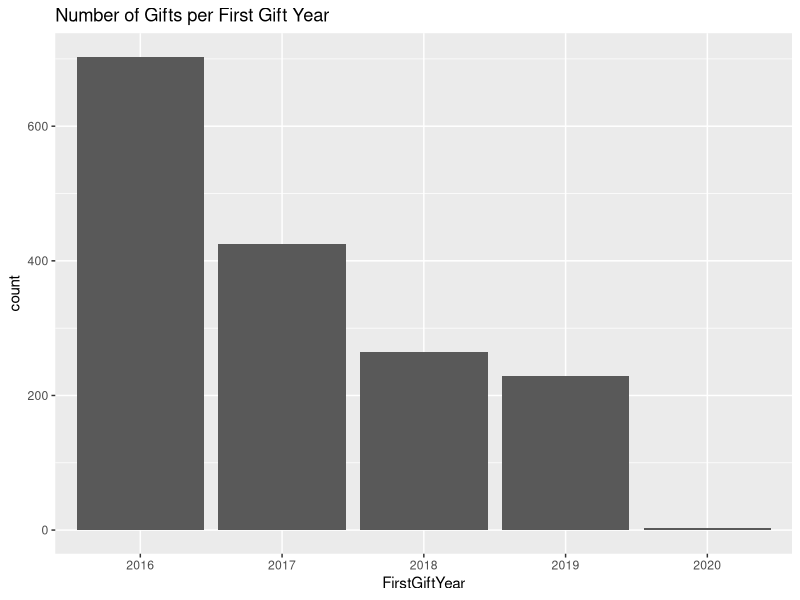
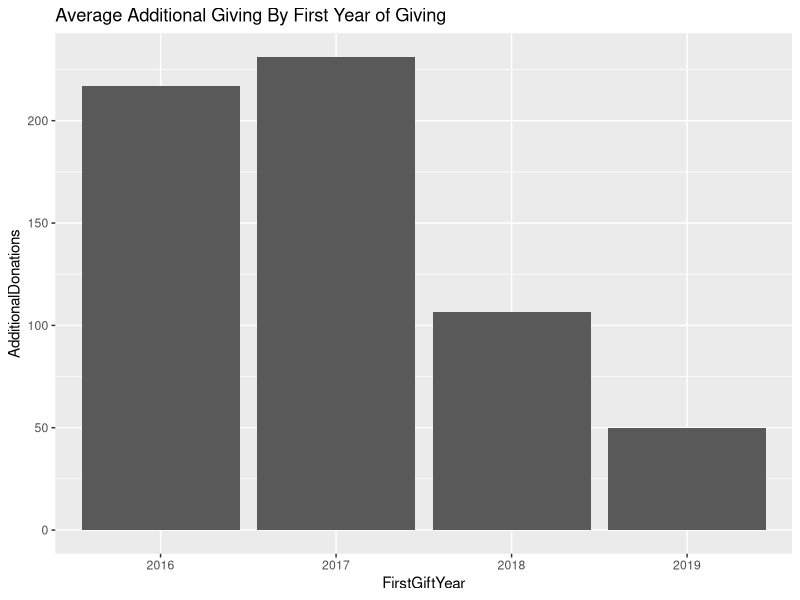

Write the R code that produced these figures, in order.
## ---- chunk 1
knitr::opts_chunk$set(echo = TRUE)
## ---- chunk 2
# load packages
library(tidyverse)
library(ggplot2)
library(stringi)
## ---- chunk 3
# Part 1: Read data into data frame
df <- read_csv("Lifetime_Giving_First_Gift_Giving_Card_Anon.csv", col_names = TRUE)
## ---- chunk 4
names(df)[names(df)=="2016GCGiving"] <- "GCGiving2016"

names(df)[names(df)=="2017GCGiving"] <- "GCGiving2017"

names(df)[names(df)=="2018GCGiving"] <- "GCGiving2018"

names(df)[names(df)=="2019GCGiving"] <- "GCGiving2019"

names(df)[names(df)=="2020GCGiving"] <- "GCGiving2020"

# print the new names
names(df)
## ---- chunk 5
# do a basic analysis of the data 
df %>%
  summarise(meanTotalGiving = mean(TotalGivingResUnres ), iqrTotal = IQR(TotalGivingResUnres), 
  mean2016 = mean(GCGiving2016),
  mean2017 = mean(GCGiving2017),  
  mean2018 = mean(GCGiving2018),   
  mean2019 = mean(GCGiving2019), 
  mean2020 = mean(GCGiving2020), 
  n = n())
## ---- chunk 6
df %>%
  filter(GCGiving2016 > 0) %>%
  summarise(mean2016 = mean(GCGiving2016),
  n = n())

df %>%
  filter(GCGiving2017 > 0) %>%
  summarise(mean2017 = mean(GCGiving2017),
  n = n())

df %>%
  filter(GCGiving2018 > 0) %>%
  summarise(mean2018 = mean(GCGiving2018),
  n = n())

df %>%
  filter(GCGiving2019 > 0) %>%
  summarise(mean2019 = mean(GCGiving2019),
  n = n())

df %>%
  filter(GCGiving2020 > 0) %>%
  summarise(mean2020 = mean(GCGiving2020),
  n = n())
## ---- chunk 7
df <- mutate(df, FirstGiftYear = stri_sub(FirstGiftDate,-4,-1))
## ---- chunk 8
df <- mutate(df, AdditionalDonations = (TotalGivingResUnres - FirstGiftAmount))
## ---- chunk 9
df %>%
  group_by(FirstGiftYear) %>%
  filter(AdditionalDonations > 0) %>%
  summarise(countAdditionalGiving = n())
## ---- chunk 10
ggplot(data = df, aes(x = FirstGiftYear)) +
  geom_histogram(stat = "count") + 
  ggtitle("Number of Gifts per First Gift Year")
## ---- chunk 11
df %>%
  group_by(FirstGiftYear) %>%
  filter(AdditionalDonations > 0) %>%
  summarise(averageAdditionalGiving = mean(AdditionalDonations))
## ---- chunk 12
# Remove $0 Additional Donations
dfNoZeroAdditionalDonations <- df %>%
  filter(AdditionalDonations > 0)

ggplot(data = dfNoZeroAdditionalDonations, aes(x = FirstGiftYear, y = AdditionalDonations)) +
  stat_summary(fun.y = "mean", geom = "bar") +
  ggtitle("Average Additional Giving By First Year of Giving")
